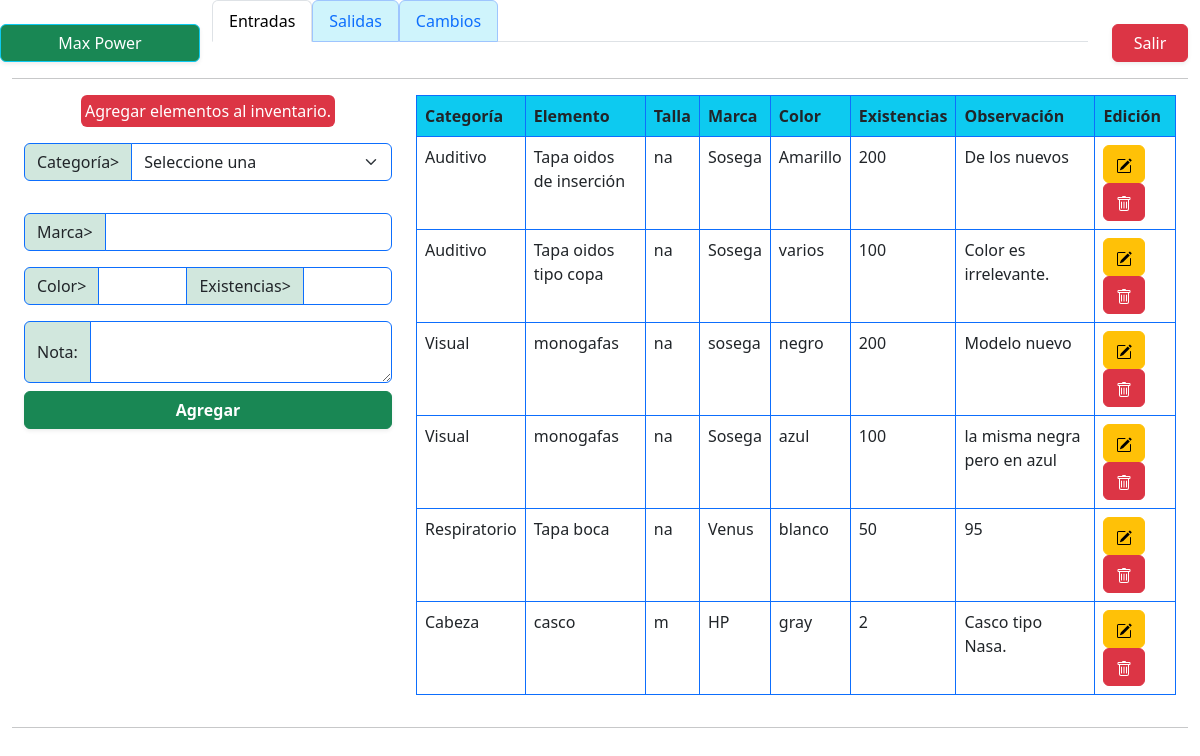
Page /views/entradas.php (signed in) on the earlier database version.
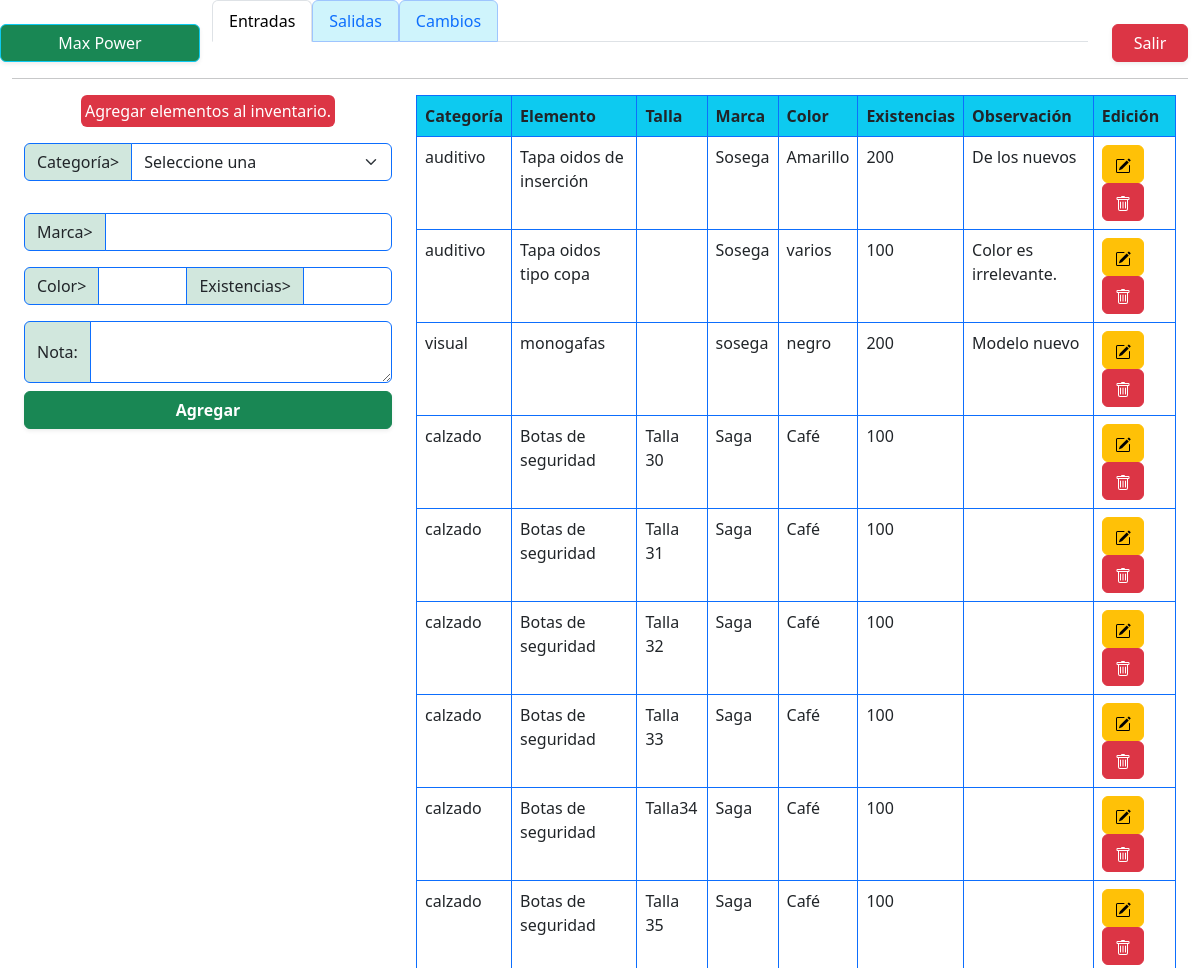
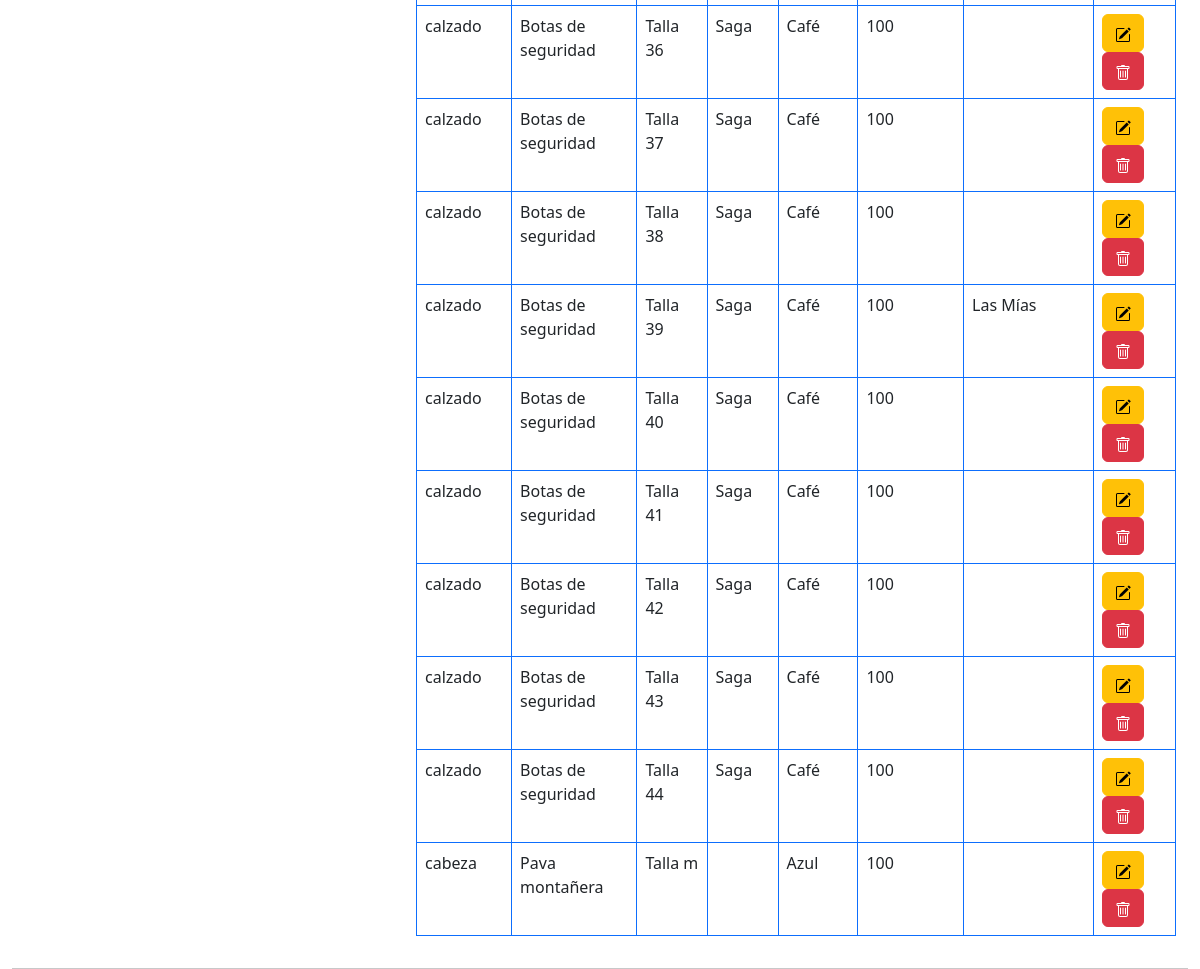
Same page on the later database version (2 pictures, top to bottom).
### tables this page shows
CREATE TABLE `elementos` (
  `idElemento` int(11) NOT NULL,
  `fkCategoria` int(11) NOT NULL,
  `fkTalla` int(10) NOT NULL,
  `elemento` varchar(50) NOT NULL,
  `marca` varchar(50) NOT NULL,
  `color` varchar(10) NOT NULL,
  `existencias` int(10) NOT NULL,
  `observacion` varchar(500) NOT NULL
);

CREATE TABLE `categorias` (
  `idCategoria` int(11) NOT NULL,
  `nombreCat` varchar(15) NOT NULL
);

CREATE TABLE `tallas` (
  `idTalla` int(11) NOT NULL,
  `tallas` varchar(10) NOT NULL
);

### views/entradas.php (the view, shortened to what this page needs)
<?php
		include ("../controllers/dbConection.php");
		 ?>
<!DOCTYPE html>
<html lang="es">
<head>
  <link rel="stylesheet" href="../csss/bootstrap/css/bootstrap.min.css">
</head>
<body class="vh-100">
  <div class="container-fluid">
    <div class="row">
      <div class="btn border-info bg-success text-white mt-4 shadow-sm col-2">
        <?php
          echo $_SESSION["nombre"]
        ?>
      </div>
      <div class="col-9 justify-content-center">
        <ul class="nav nav-tabs ">
          <li class="nav-item">
            <p class="nav-link active">Entradas</p>
          </li>
          <li class="nav-item">
            <a class="nav-link border-primary-subtle bg-info-subtle" href="salidas.php">Salidas</a>
          </li>
          <li class="nav-item">
            <a class="nav-link border-primary-subtle bg-info-subtle" href="cambios.php">Cambios</a>
          </li>
        </ul>
      </div>
      <div class="col-1">
        <div>
          <button class="btn btn-danger w-100 mt-4 shadow-sm "><a class="text-decoration-none text-white"
              href="../controllers/logout.php">Salir</a></button>
        </div>
      </div>
    </div>
    <hr>
<div class="container-fluid">
	<div class="row">
	<div class="col-4">
		<div class="w-100 d-flex justify-content-center align-items-center border-primary mb-3">
        	<span class="bg-danger rounded p-1 text-white">
				Agregar elementos al inventario.</span>
    	</div>
<form action="" method="post">
		<div class="input-group mb-3">
			<span class="input-group-text bg-success-subtle border-primary" id="">Categoría></span>
			<select class="form-select pe-5 border-primary" id="lista1" name="lista1">
              <option value="1" >Seleccione una</option>
            </select>
		</div>
		<div class="input-group mb-3">
			<span class="input-group-text bg-success-subtle border-primary">Marca></span>
			<input type="text" class="form-control border-primary" name="marca">
		</div>
		<div class="input-group mb-3">
			<span class="input-group-text bg-success-subtle border-primary">Color></span>
			<input type="text" class="form-control border-primary" name="color" >
			<span class="input-group-text bg-success-subtle border-primary">Existencias></span>
			<input type="text" class="form-control border-primary" name="exist" >
		</div>
		<div class="input-group">
			<span class="input-group-text bg-success-subtle border-primary">Nota:</span>
			<textarea class="form-control border-primary"  name="nota" aria-label="With textarea"></textarea>
		</div>
		<div>
		<input class="btn btn-success text-white w-100 mt-2 fw-semibold shadow-sm mb-1"
		name="btnAdd" type="submit" value="Agregar">
        </div>
		</form>
	</div>
	<div class="col-8">
		<table class="table table-bordered border-primary">
			<thead class="bg-info">
				<tr>
					<th scope="col">Categoría</th>
					<th scope="col">Elemento</th>
					<th scope="col">Talla</th>
					<th scope="col">Marca</th>
					<th scope="col">Color</th>
					<th scope="col">Existencias</th>
					<th scope="col">Observación</th>
					<th scope="col">Edición</th>
				</tr>
			</thead>
<tbody>
	<?php
		$sqlElm= $conexion->query("SELECT * FROM elementos as e, categorias as c, tallas as t where e.fkCategoria=c.idCategoria AND e.fkTalla=t.idTalla");
		while($tableData= $sqlElm->fetch_object()) {
			?>
			<tr>
				<td><?= $tableData->nombreCat?></td>
				<td><?= $tableData->elemento?></td>
				<td><?= $tableData->tallas?></td>
				<td><?= $tableData->marca?></td>
				<td><?= $tableData->color?></td>
				<td><?= $tableData->existencias?></td>
				<td><?= $tableData->observacion?></td>
				<td>
				<a class="btn btn-small btn-warning" name="btnEdit" href="">
				</a>
				<a class="btn btn-small btn-danger" name="btnDelete" href="">
				</a>
				</td>
			</tr>
						<?php } ?>
					</tbody>
				</table>
			</div>
		</div>
	</div>
	<hr>
      </div>
</body>
</html>

Differences in the rows shown:
removed elementos: fkCategoria.nombreCat "Respiratorio", elemento "Tapa boca", fkTalla.tallas "na", marca "Venus", color "blanco", existencias "50", observacion "95"
removed elementos: fkCategoria.nombreCat "Cabeza", elemento "casco", fkTalla.tallas "m", marca "HP", color "gray", existencias "2", observacion "Casco tipo Nasa."
changed elementos "Tapa oidos de inserción": fkCategoria.nombreCat "Auditivo" → "auditivo"; fkTalla.tallas "na" → (not shown)
changed elementos "Tapa oidos tipo copa": fkCategoria.nombreCat "Auditivo" → "auditivo"; fkTalla.tallas "na" → (not shown)
changed elementos "monogafas": fkCategoria.nombreCat "Visual" → "visual"; fkTalla.tallas "na" → (not shown)
changed elementos: fkCategoria.nombreCat "Visual" → "calzado"; elemento "monogafas" → "Botas de seguridad"; fkTalla.tallas "na" → "Talla 30"; marca "Sosega" → "Saga"; color "azul" → "Café"; observacion "la misma negra pero en azul" → (not shown)
added elementos: fkCategoria.nombreCat "calzado", elemento "Botas de seguridad", fkTalla.tallas "Talla 31", marca "Saga", color "Café", existencias "100"
added elementos: fkCategoria.nombreCat "calzado", elemento "Botas de seguridad", fkTalla.tallas "Talla 32", marca "Saga", color "Café", existencias "100"
added elementos: fkCategoria.nombreCat "calzado", elemento "Botas de seguridad", fkTalla.tallas "Talla 33", marca "Saga", color "Café", existencias "100"
added elementos: fkCategoria.nombreCat "calzado", elemento "Botas de seguridad", fkTalla.tallas "Talla34", marca "Saga", color "Café", existencias "100"
added elementos: fkCategoria.nombreCat "calzado", elemento "Botas de seguridad", fkTalla.tallas "Talla 35", marca "Saga", color "Café", existencias "100"
added elementos: fkCategoria.nombreCat "calzado", elemento "Botas de seguridad", fkTalla.tallas "Talla 36", marca "Saga", color "Café", existencias "100"
added elementos: fkCategoria.nombreCat "calzado", elemento "Botas de seguridad", fkTalla.tallas "Talla 37", marca "Saga", color "Café", existencias "100"
added elementos: fkCategoria.nombreCat "calzado", elemento "Botas de seguridad", fkTalla.tallas "Talla 38", marca "Saga", color "Café", existencias "100"
added elementos: fkCategoria.nombreCat "calzado", elemento "Botas de seguridad", fkTalla.tallas "Talla 39", marca "Saga", color "Café", existencias "100", observacion "Las Mías"
added elementos: fkCategoria.nombreCat "calzado", elemento "Botas de seguridad", fkTalla.tallas "Talla 40", marca "Saga", color "Café", existencias "100"
added elementos: fkCategoria.nombreCat "calzado", elemento "Botas de seguridad", fkTalla.tallas "Talla 41", marca "Saga", color "Café", existencias "100"
added elementos: fkCategoria.nombreCat "calzado", elemento "Botas de seguridad", fkTalla.tallas "Talla 42", marca "Saga", color "Café", existencias "100"
added elementos: fkCategoria.nombreCat "calzado", elemento "Botas de seguridad", fkTalla.tallas "Talla 43", marca "Saga", color "Café", existencias "100"
added elementos: fkCategoria.nombreCat "calzado", elemento "Botas de seguridad", fkTalla.tallas "Talla 44", marca "Saga", color "Café", existencias "100"
added elementos: fkCategoria.nombreCat "cabeza", elemento "Pava montañera", fkTalla.tallas "Talla m", color "Azul", existencias "100"
